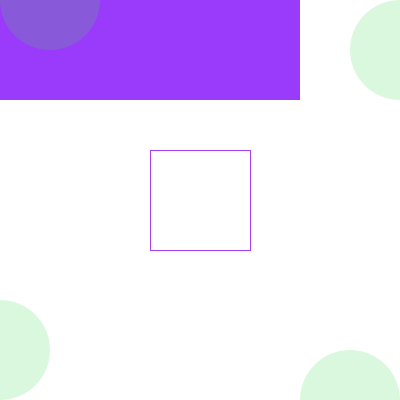
Frame 1 (no input)
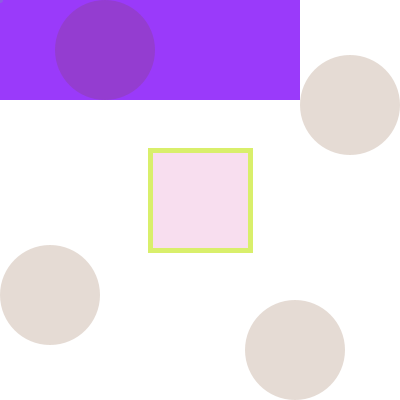
Frame 60 (the mouse pressed at the canvas centre just before this capture)
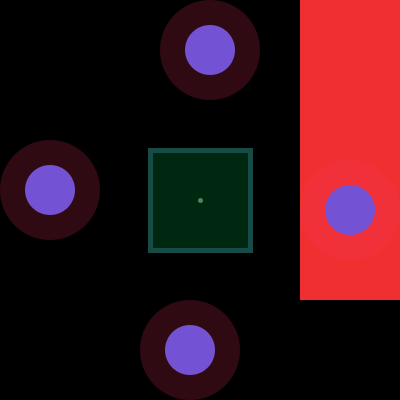
Frame 120 (the mouse held since frame 60 and released just before this capture)

The Processing sketch that drew these frames (run headless with seeded random() and noise(); from frame 60 on, the mouse is pressed at the canvas centre):

// Processing sketch: processing_131306
// ── processing_131306.pde

/*Jenny McCarthy 02/01/14
HW 5: Interactive drawing
*/

void setup (){
  size (400,400);
  frameRate(20);
}

float circleX = 0;
float circleY = 400; //cirlce starting positions
float fade1 = 0;
float fade2 = 0;
float fade3 = 0;
float fade4 = 0; //colored rectangles fade

boolean button = false;
int x = 150;
int y = 150;
int w = 100;
int h = 100; //dimensions of the button

float posX;
float posY; //position of the mouse

void draw(){
  background(255);
  
  if (button) {
    background(0);
    stroke(random(255),random(255),random(255));
  } else {
    background (255);
    stroke(random(255),random(255),random(255)); //when pressing the button, background changes from white to black
  }
  rect(x,y,w,h); //button

  noStroke();
  
  if (mouseX < 300 && mouseY < 100) {
    fade1 = 255; //purple rectangle
  } else if (mouseX > 100 && mouseY < 300) {
     fade2 = 255; //red rectangle
  } else if (mouseX < 100 && mouseY > 100) {
     fade3 = 255; //green rectangle
  } else if (mouseX > 100 && mouseY > 300) {
     fade4 = 255; //blue rectangle
  }
     
  fade4 = fade4 - 10;
  fade3 = fade3 - 10;
  fade2 = fade2 - 10;
  fade1 = fade1 - 10;
  
  fill(150,50,250,fade1);
  rect(0,0,300,100); //purple
  fill(250,50,50,fade2);
  rect(300,0,100,300); //red
  fill(100,250,50,fade3);
  rect(0,100,100,300); //green
  fill(50,150,200,fade4);
  rect(100,300,300,100); //blue
  
  if (mousePressed) {
    fill(random(255),random(255),random(255));
    ellipse(circleX,350,50,50); //left to right
    ellipse(350,circleY,50,50); //bottom to top
    ellipse(50,circleX,50,50); //top to bottom 
    ellipse(circleY,50,50,50); //right to left
    stroke(random(255),random(255),random(255),random(255));
    smooth();
    line(posX,posY,mouseX,mouseY); //when pressing the mouse, beginning of the line stays where you clicked, the end of the line follows mouse
  }
  
  noStroke();
  fill(random(255),random(255),random(255),50);
  ellipse(circleX,350,100,100); //left to right
  ellipse(50,circleX,100,100); //top to bottom
  circleX = circleX +5; 
  ellipse(350,circleY,100,100);  //bottom to top
  ellipse(circleY,50,100,100); //right to left
  circleY = circleY -5;
  
  if (circleX > 400) {
    circleX = 0; //circles loop back to starting position
  }
  if (circleY < 0) {
    circleY = 400; //circles loop back to starting position
  }
  
  stroke(random(255),random(255),random(255),random(255));
  strokeWeight(5);
  line(pmouseX, pmouseY, mouseX, mouseY); //line that changes color follows the mouse 
}

void mousePressed(){
  posX = mouseX;
  posY = mouseY;
  if (mouseX > x && mouseX < x+w && mouseY > y && mouseY < y+h) {
     button = !button; //pressing the button
  }
}
  
